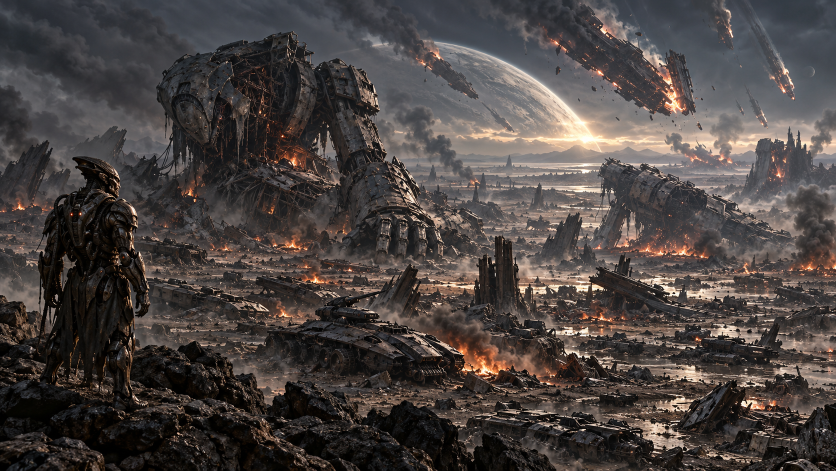
#> input picture assets/titans.png, 1672 x 941 px (shown at 1/2 size)
$ python build-titans-smoke-flow.py
#> lines starting #> are read from the running program, lines starting #| are printed output that depends on the picture; after the words box and inside, x2 and y2 are one past the last pixel; in counts of white or black regions, pixels touching at a corner belong together
#!/usr/bin/env python3
"""Bake upward advection of photograph-only smoke, with no solid geometry.

Masks constrain both source and destination samples. Two travelling phases
crossfade before resetting; the smoke always flows upward, never reverses.
"""
from pathlib import Path
import json
import numpy as np
from PIL import Image, ImageDraw, ImageFilter
ROOT=Path(__file__).resolve().parents[1]
OUT=ROOT/'assets/titans'
photo=np.asarray(Image.open(ROOT/'assets/titans.png').convert('RGB'),dtype=float)
H,W=photo.shape[:2]
#> H = 941; W = 1672
regions=[
 dict(key='near',box=[816,609,214,124],flow=[-10,-24],poly=[(823,640),(840,626),(857,619),(874,622),(891,614),(904,625),(909,639),(928,635),(946,643),(954,656),(972,668),(983,690),(1000,714),(987,725),(961,714),(949,694),(927,680),(906,672),(879,657),(855,651)]),
 dict(key='right',box=[1568,373,104,166],flow=[-13,-62],poly=[(1612,388),(1635,381),(1657,398),(1671,407),(1671,519),(1655,534),(1610,519),(1602,496),(1581,476),(1589,450),(1583,431),(1598,415),(1595,402)]),
 dict(key='wreck',box=[1364,438,104,93],flow=[-13,-37],poly=[(1391,451),(1413,445),(1426,454),(1432,472),(1445,486),(1449,508),(1423,522),(1395,512),(1386,490),(1379,476)]),
 dict(key='horizon',box=[851,241,116,131],flow=[-12,-32],poly=[(870,249),(886,244),(899,256),(901,273),(914,288),(915,310),(929,317),(938,338),(947,354),(936,365),(925,351),(918,331),(904,320),(899,302),(887,286),(883,271),(869,263)]),
]

def smooth(v):
 v=np.clip(v,0,1);return v*v*(3-2*v)
def sample(a,x,y):
 ah,aw=a.shape[:2]
 x=np.clip(x,0,aw-1.001);y=np.clip(y,0,ah-1.001)
 ix=x.astype(int);iy=y.astype(int);fx=x-ix;fy=y-iy
 if a.ndim==3:fx=fx[...,None];fy=fy[...,None]
 return (a[iy,ix]*(1-fx)+a[iy,ix+1]*fx)*(1-fy)+(a[iy+1,ix]*(1-fx)+a[iy+1,ix+1]*fx)*fy
N=48;COLS=8
for r in regions:
 x0,y0,w,h=r['box'];dx,dy=r['flow']
 mask=Image.new('L',(W,H));ImageDraw.Draw(mask).polygon(r['poly'],fill=255)
 # Feather inward. Alpha is zero outside the traced smoke-only polygon.
 raw=np.asarray(mask,dtype=float)/255
 feather=np.asarray(mask.filter(ImageFilter.GaussianBlur(9)),dtype=float)/255
 m=raw*smooth((feather-.50)/.38)
 yy,xx=np.mgrid[y0:y0+h,x0:x0+w]
 dm=m[y0:y0+h,x0:x0+w]
 atlas=np.zeros((h*6,w*COLS,4),dtype=np.uint8)
 for f in range(N):
  phase=f/N; weights=[];layers=[]
  for p in [phase,(phase+.5)%1]:
   # Texture features travel up and left; broad eddies break straight stripes.
   sx=xx-dx*p+2*np.sin(yy*.072+phase*2*np.pi)*np.sin(np.pi*p)
   sy=yy-dy*p+2.8*np.sin(xx*.045-phase*2*np.pi)*np.sin(np.pi*p)
   weights.append(sample(m,sx,sy))
   layers.append(sample(photo,sx,sy))
  blend=(1-np.cos(phase*2*np.pi))/2
  a=weights[0]*blend; b=weights[1]*(1-blend); total=a+b
  rgb=(layers[0]*a[...,None]+layers[1]*b[...,None])/np.maximum(total[...,None],.00001)
  frame=np.dstack([rgb,dm*total*248]).clip(0,255).astype(np.uint8)
  frame[frame[:,:,3]==0,:3]=0
  row,col=divmod(f,COLS);atlas[row*h:(row+1)*h,col*w:(col+1)*w]=frame
 Image.fromarray(atlas).save(OUT/f'ground-flow-{r["key"]}.png',optimize=True)
#> this loop made 4 passes
#> pass 1, `raw=np.asarray(mask,dtype=float)/255`:
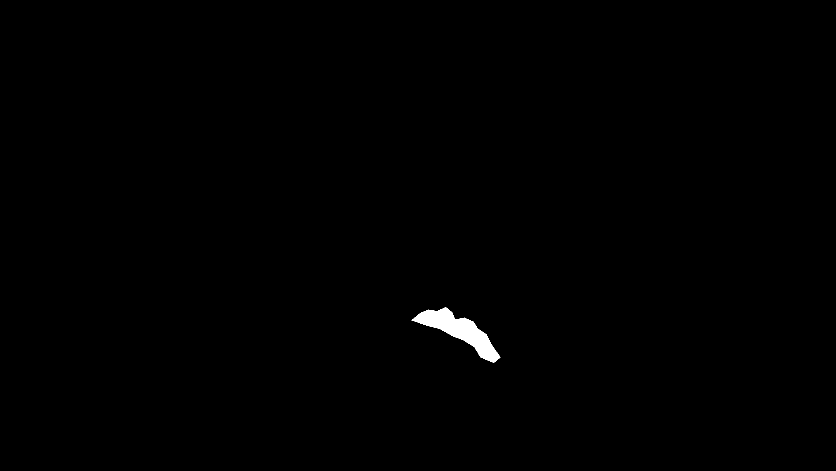
#> raw: shape (941, 1672) float64 (shown at 1/2 size); values 0 (black) and 1 (white), 0.41% white; 1 white region, box (x1, y1, x2, y2) and area: (823, 614, 1001, 726) 6487
#> after the loop:
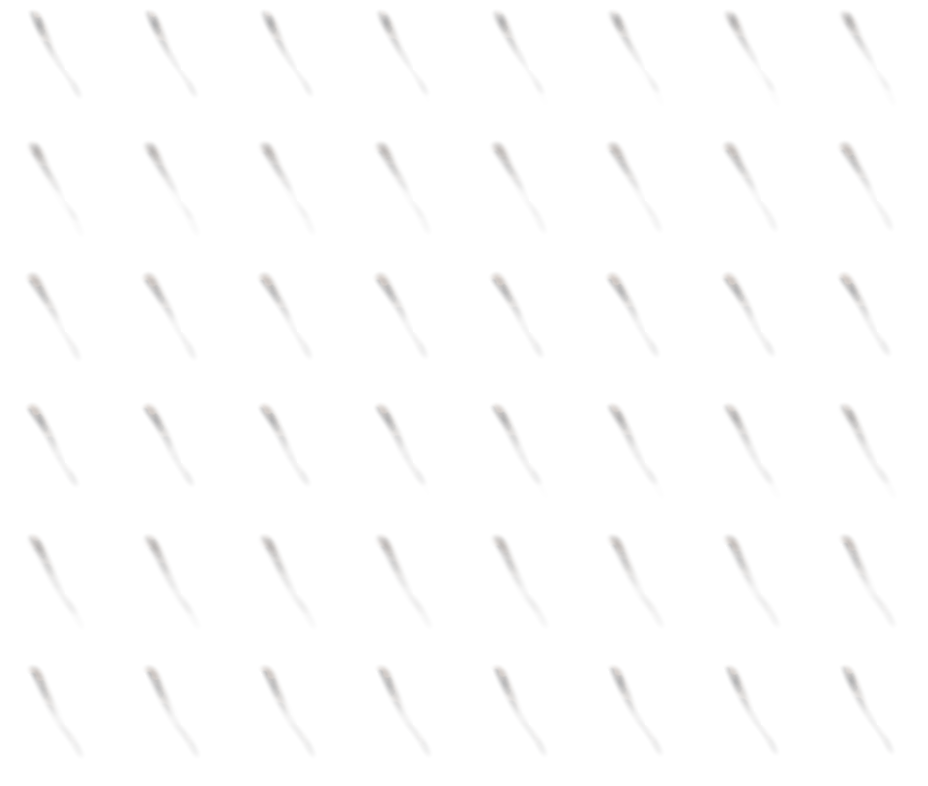
#> atlas: shape (786, 928, 4); mean R, G, B, A 10.1, 9.6, 9.5, 2.6; transparent parts drawn white
#> after the loop:
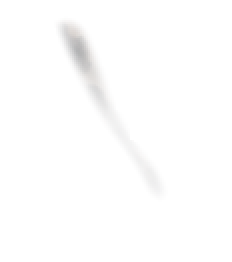
#> frame: shape (131, 116, 4) (shown 2 times larger); mean R, G, B, A 9.4, 9, 8.9, 2.5; transparent parts drawn white
#> after the loop: mask: PIL image 1672x941 L; 0.16% white; 1 white region, box (x1, y1, x2, y2) and area: (869, 244, 948, 366) 2512
# Photographic billows retain the dense lighting detail of the actual soot.
coords=[(1592,408,48,48),(1611,433,48,48),(1613,393,48,48),(878,637,44,44),(909,650,44,44),(1390,460,40,40)]
S=160;y,x=np.mgrid[0:S,0:S];xx=x/(S-1)*2-1;yy=y/(S-1)*2-1
atlas=np.zeros((S*2,S*3,4),dtype=np.uint8)
for i,(cx,cy,cw,ch) in enumerate(coords):
 texture=np.asarray(Image.fromarray(photo.astype(np.uint8)).crop((cx,cy,cx+cw,cy+ch)).resize((S,S),Image.Resampling.BICUBIC),float)
 luminance=texture.mean(axis=2,keepdims=True)
 texture=luminance+(texture-luminance)*.35
 radius=np.sqrt((xx+.08*np.sin(yy*7+i))**2+(yy+.08*np.sin(xx*6+i))**2)
 alpha=smooth((1-radius)/.35)*smooth((1-np.maximum(abs(xx),abs(yy)))/.15)
 # Keep high-frequency photographic folds, soften only the outer silhouette.
 lum=texture.mean(axis=2);alpha*=np.clip(.72+(95-lum)/150,.60,1)
 rgba=np.dstack([texture,alpha*230]).clip(0,255).astype(np.uint8)
 rgba[rgba[:,:,3]==0,:3]=0
 row,col=divmod(i,3);atlas[row*S:(row+1)*S,col*S:(col+1)*S]=rgba
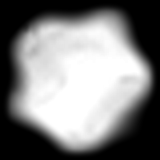
#> alpha: shape (160, 160) float64; min 0, max 1, mean 0.496
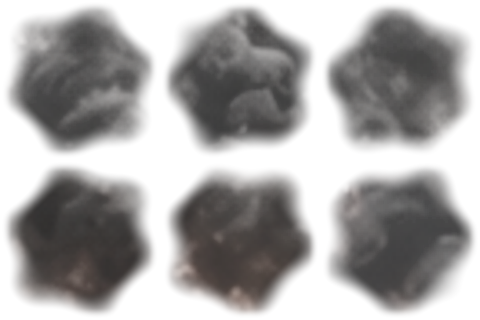
#> atlas: shape (320, 480, 4); mean R, G, B, A 46.7, 44.1, 43.3, 114.4; transparent parts drawn white
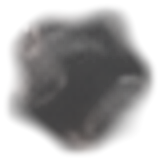
#> rgba: shape (160, 160, 4); mean R, G, B, A 47.4, 45.5, 45.5, 113.7; transparent parts drawn white
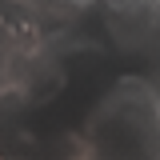
#> texture: shape (160, 160, 3) float64; mean R, G, B 66.7, 64, 63.9
Image.fromarray(atlas).save(OUT/'ground-smoke.png',optimize=True)
print(json.dumps({'flows':[{k:r[k] for k in ['key','box','flow']} for r in regions],'frames':N,'duration':6,'photographicSmokeSprites':6}))

$ run again, with assets/abyss.png copied over assets/titans.png
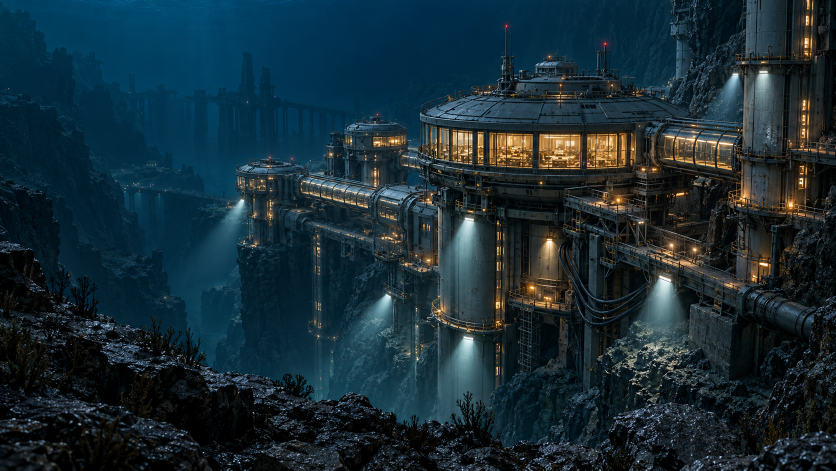
#> input picture assets/abyss.png, 1672 x 941 px (shown at 1/2 size)
#> the loop `for r in regions:` made 4 passes
#> after the loop `for i,(cx,cy,cw,ch) in enumerate(coords):`:
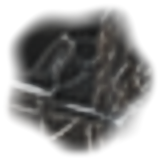
#> rgba: shape (160, 160, 4); mean R, G, B, A 28.2, 27.7, 26.6, 118.9; transparent parts drawn white
#> after the loop `for i,(cx,cy,cw,ch) in enumerate(coords):`:
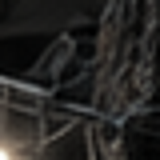
#> texture: shape (160, 160, 3) float64; mean R, G, B 40.2, 39.1, 37.2

$ run again, with assets/city.png copied over assets/titans.png
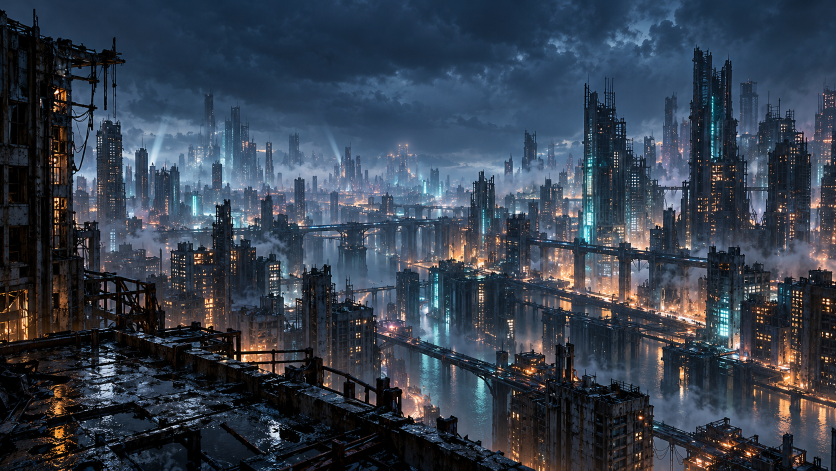
#> input picture assets/city.png, 1672 x 941 px (shown at 1/2 size)
#> the loop `for r in regions:` made 4 passes
#> after the loop `for i,(cx,cy,cw,ch) in enumerate(coords):`:
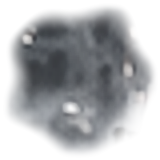
#> rgba: shape (160, 160, 4); mean R, G, B, A 51, 54, 58.5, 104.5; transparent parts drawn white
#> after the loop `for i,(cx,cy,cw,ch) in enumerate(coords):`:
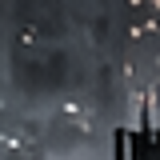
#> texture: shape (160, 160, 3) float64; mean R, G, B 69.6, 73.3, 79.2

$ run again, with assets/cloudcity-cloud-plate.png copied over assets/titans.png
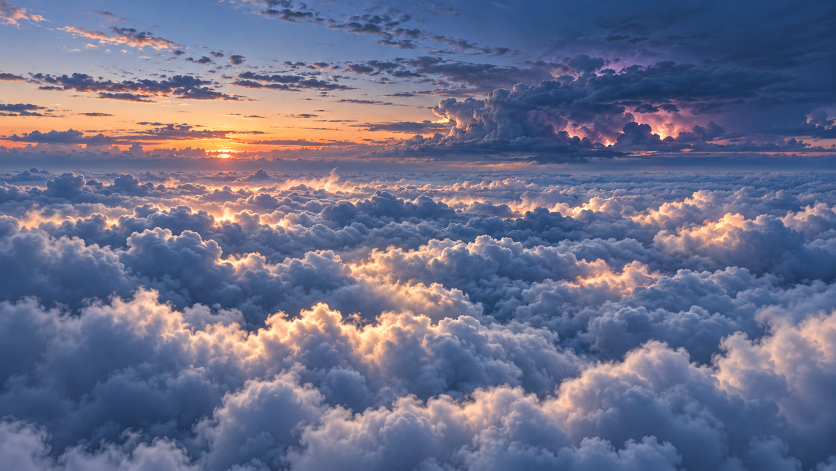
#> input picture assets/cloudcity-cloud-plate.png, 1672 x 941 px (shown at 1/2 size)
#> the loop `for r in regions:` made 4 passes
#> after the loop `for i,(cx,cy,cw,ch) in enumerate(coords):`:
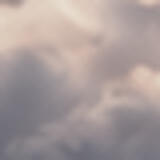
#> texture: shape (160, 160, 3) float64; mean R, G, B 168.8, 155.9, 154.5
